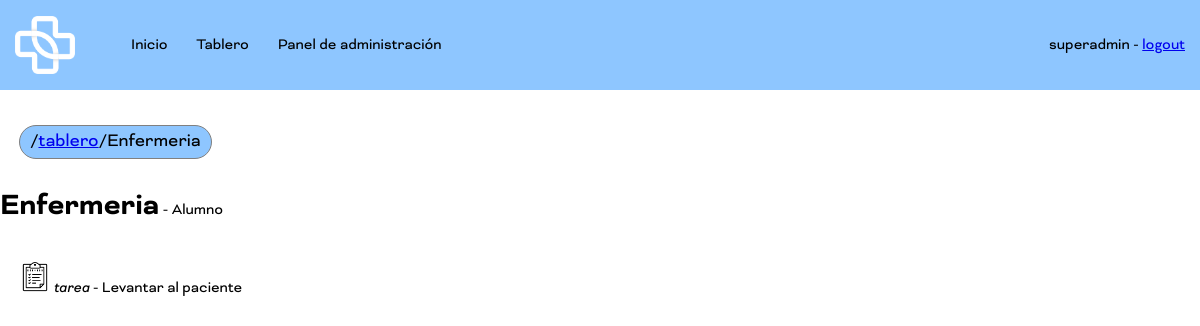
/curso/1 (signed in), run on the app's committed database.
### vroom/models.py (models this page shows, shortened)
class Usuario(AbstractUser):
    termino = models.ForeignKey('Termino',on_delete=models.DO_NOTHING,null=True)
    USERNAME_FIELD = 'email'
    REQUIRED_FIELDS = ['username']
    def __str__(self):
        return self.username

class Curso(models.Model):
    titulo = models.CharField(max_length=100,null=False,blank=False)
    descripcion = models.TextField()
    estado = models.BooleanField(null=False,blank=False,default=False)
    centro = models.ForeignKey('Centro',on_delete=models.DO_NOTHING,default=True)
    def __str__(self):
        return self.titulo

class Tipo_Subscripcion(models.Model):
    nombre = models.CharField(max_length=100,null=False,blank=False)

class Tarea(models.Model):
    autor = models.ForeignKey('Usuario',on_delete=models.DO_NOTHING,default=True)
    curso = models.ForeignKey('Curso',on_delete=models.DO_NOTHING,default=True)
    titulo = models.CharField(max_length=100,null=False,blank=False)
    descripcion = models.TextField(default=None, blank=True, null=True)
    enunciado = models.TextField()
    nota_maxima = models.FloatField()
    fecha_publicacion = models.DateTimeField(default=timezone.now)
    min_exercise_version = models.FloatField(default=0, null=True, blank=True)
    ejercicio = models.ForeignKey('Ejercicio',on_delete=models.DO_NOTHING,default=True)

### vroom/views.py (the view)
# urls.py: path('curso/<int:id_curso>', views.curso, name='curso'),
@login_required
def curso(request, id_curso):
    curso = Curso.objects.get(id = id_curso)
    tareas = list(Tarea.objects.filter(curso = id_curso).values())
    for tarea in tareas:
        tarea["tipo"] = "tarea"
    links = list(Link.objects.filter(curso = id_curso).values())
    for link in links:
        link["tipo"] = "link"
    textos = list(Texto.objects.filter(curso = id_curso).values())
    for texto in textos:
        texto["tipo"] = "texto"
    documentos = list(Documento.objects.filter(curso = id_curso).values())
    for documento in documentos:
        documento["tipo"] = "documento"
    contenidos = tareas+links+textos+documentos
    contenidos = sorted(contenidos, key=lambda contenido: contenido.get("fecha_publicacion"))
    rol = Usuario_Curso.objects.get(usuario = request.user.id, curso = id_curso).tipo_subscripcion.nombre
    contexto = {
        "curso": curso,
        "contenidos": contenidos,
        "rol": rol
    }
    return render(request, 'vroom/curso.html', contexto)

### vroom/templates/vroom/curso.html (shortened to what this page needs)
{% extends 'vroom/components/base.html' %}
{% block extraclass %}curso{% endblock %}
{% load static %}
{% block content %}
<section class="container" id="breadcrumbs">
    <div class="innerBread">
        <p>/<a href={% url 'tablero' %}>tablero</a>/{{curso}}</p>
    </div>
</section>
<div id="app">
    <div class="detalles">
        <p><h1>{{curso}}</h1> - {{rol}}</p>
    </div>
    <div class="contenidos">
        {% for contenido in contenidos %}
            {% if contenido.tipo == "tarea" %}
                <div class="contenido" onclick="window.location.href = window.location.href + '/tarea/' + {{contenido.id}}">
                    <img src="{% static 'assets/img/' %}{{contenido.tipo}}.png" alt="{{contenido.tipo}}"> <i>{{contenido.tipo}}</i> - <p>{{contenido.titulo}}</p>
                </div>
            {% elif contenido.tipo == "link" %}
                <div class="contenido">
                    <img src="{% static 'assets/img/' %}{{contenido.tipo}}.png" alt="{{contenido.tipo}}"> <i>{{contenido.tipo}}</i> -
                    <p><a href="{{contenido.link}}" target="_blank">{{contenido.titulo}}</a></p>
                </div>
            {% elif contenido.tipo == "texto" %}
                <div class="contenido">
                    <img src="{% static 'assets/img/' %}{{contenido.tipo}}.png" alt="{{contenido.tipo}}"> <i>{{contenido.tipo}}</i> - <p>{{contenido.titulo}}</p>
                </div>
            {% elif contenido.tipo == "documento" %}
                <div class="contenido">
                    <img src="{% static 'assets/img/' %}{{contenido.tipo}}.png" alt="{{contenido.tipo}}"> <i>{{contenido.tipo}}</i> - <p>{{contenido.titulo}}</p>
                </div>
            {% endif %}
        {% endfor %}
    </div>
</div>
{% endblock %}

### vroom/templates/vroom/components/header.html
{% load static %}
<nav class="header-container">
<div class="container">
    <div class="d-flex align-center gap-header">
      <div class="brand-logo">
        <a href="{% url 'home' %}"><img src="{% static 'assets/img/logo.png' %}" alt="" width="35" height="35"></a>
      </div>
      <ul class="d-flex align-center gap-header">
        <li class="nav__item"><a href="{% url 'home' %}" class="nav__link">Inicio</a></li>
      {% if user.is_authenticated %}
        <li class="nav__item"><a href="{% url 'tablero' %}" class="nav__link">Tablero</a></li>
        {% if user.groups.all.0.name == "profesor" or user.groups.all.0.name == "admin centro" or user.is_superuser %}
          <li class="nav__item"><a href="/admin" class="nav__link">Panel de administración</a></li>
        {% endif %}
      {% endif %}
      </ul>
    </div>
    <div>
      {% if user.is_authenticated %}
        <span class="username">
          {{user}} - <a href="/logout">logout</a>
        </span>
      {% else %}
        <a href="{% url 'login' %}">login</a>
      {% endif %}
    </div>
</div>
</nav>

### static/assets/css/style.css (style rules this page uses)
body { font-family: 'Bicyclette'; margin: 0px; }
#breadcrumbs { padding: 0.5em 1em; border-radius: 0.4em; color: #000; font-size: 1.2em; text-align: center; -webkit-transition: all 1s; transition: all 1s; max-width: 1200px; margin: auto; margin-bottom: 20px; }
#breadcrumbs .innerBread { text-align: left; width: -webkit-fit-content; width: -moz-fit-content; width: fit-content; background-color: #8EC6FF !important; border: 1px solid grey; border-radius: 20px; padding: 5px 10px; }
#breadcrumbs .innerBread * { display: inline; border: none; margin: 0; padding: 0; }
#breadcrumbs p { margin: 0; }
.curso .detalles { max-width: 1200px; margin: auto; }
.curso .detalles h1 { display: inline; }
.curso .contenidos { max-width: 1200px; margin: auto; }
.curso .contenidos .contenido { border-top: 0; margin: auto; padding: 20px; cursor: pointer; }
.curso .contenidos .contenido p { display: inline; }
.curso .contenidos .contenido img { width: 30px; }
.header-container { background-color: #8EC6FF; position: -webkit-sticky; position: sticky; top: 0; padding-top: 1em; padding-bottom: 1em; }
.header-container .container { max-width: 1200px; }
.header-container ul { padding-left: 40px; }
.header-container > div { display: -webkit-box; display: -ms-flexbox; display: flex; -webkit-box-pack: justify; -ms-flex-pack: justify; justify-content: space-between; -webkit-box-align: center; -ms-flex-align: center; align-items: center; }
.header-container > div .gap-header { gap: 1em; }
.header-container > div .gap-header .gap-header { gap: 1.8em; }
.header-container > div .brand-logo a { display: -webkit-box; display: -ms-flexbox; display: flex; -webkit-box-align: center; -ms-flex-align: center; align-items: center; -webkit-box-pack: center; -ms-flex-pack: center; justify-content: center; }
.header-container > div .brand-logo a img { -webkit-transition: all 1s; transition: all 1s; width: 60px; height: auto; }
.container { padding-right: 15px; padding-left: 15px; margin-right: auto; margin-left: auto; }
@media (min-width: 768px) { .container { width: 750px !important; } }
@media (min-width: 992px) { .container { width: 970px !important; } }
@media (min-width: 1200px) { .container { width: 1170px !important; } }
.d-flex { display: -webkit-box; display: -ms-flexbox; display: flex; }
.align-center { -webkit-box-align: center; -ms-flex-align: center; align-items: center; }
ul { list-style: none; }
ul a { text-decoration: none; color: black; }

### data on the page
Usuario: username "superadmin"
Curso: titulo "Enfermeria"
Tipo_Subscripcion: nombre "Alumno"
Tarea: tipo "tarea", titulo "Levantar al paciente"
